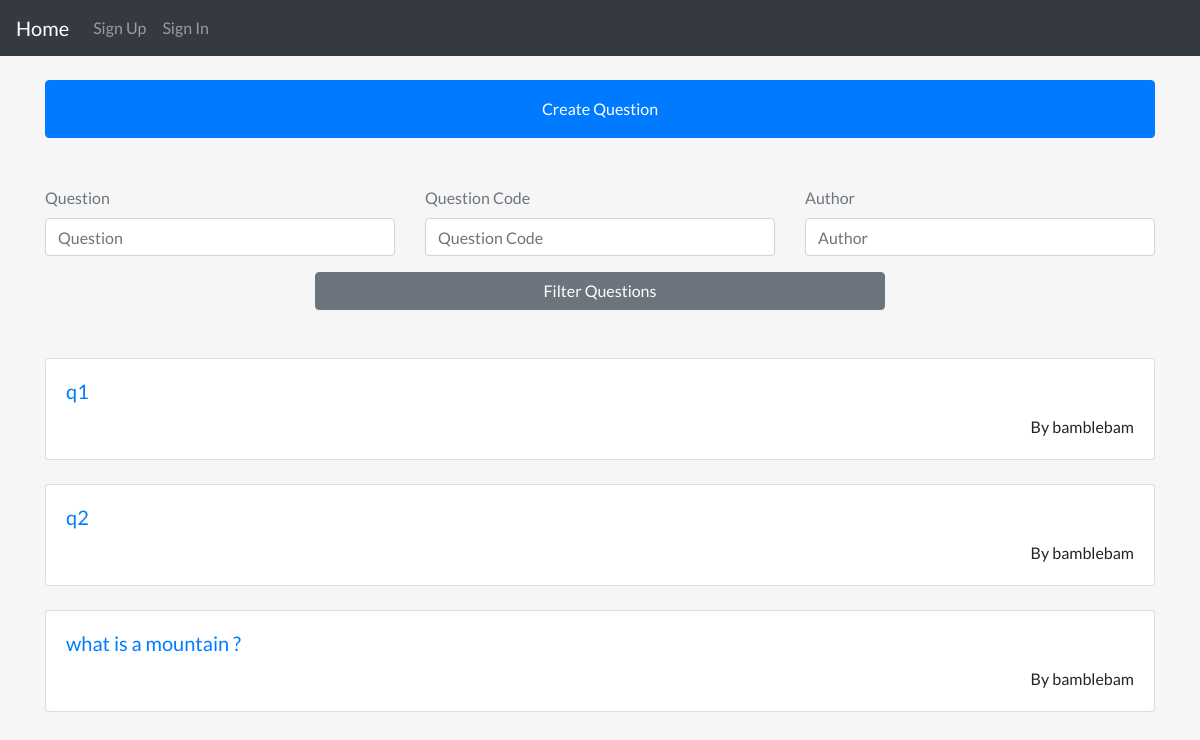
The app's page /quiz/ with its own data.
### quiz/models.py (models this page shows, shortened)
class Question(models.Model):
    author = models.ForeignKey(User, on_delete=models.CASCADE)
    title = models.CharField(max_length=200)
    model_answer = models.TextField(null=True)
    question_code = models.CharField(max_length=200, default=uuid4().hex[:6])
    slug = models.SlugField(max_length=255, null=True)
    date_added = models.DateTimeField(auto_now_add=True, null=True, blank=True)

### user_auth/models.py (models this page shows, shortened)
class User(AbstractUser):
    first_name = models.CharField(max_length=200, null=True, blank=True)
    last_name = models.CharField(max_length=200, null=True, blank=True)
    username = models.CharField(max_length=200, unique=True)
    email = models.CharField(max_length=200, unique=True)
    slug = models.SlugField()
    is_teacher = models.BooleanField(default=False)

### quiz/views.py (the view)
# urls.py: path("", views.QuestionListView.as_view(), name='quiz-home'),
class QuestionListView(FilterView):
    model = Question
    paginate_by = 10
    template_name = "quiz/question_home.html"
    filterset_class = QuestionFilter
    def get_context_data(self, **kwargs):
        context = super().get_context_data(**kwargs)
        request_copy = self.request.GET.copy()
        params = request_copy.pop('page', True) and request_copy.urlencode()
        context['params'] = params
        return context

### quiz/templates/quiz/question_home.html (shortened to what this page needs)
{% extends 'layouts/normal_page.html' %}
{% load widget_tweaks %}
{% block content %}
<div class="container mt-4">
  <a href="{% url 'new-question' %}" class="btn btn-primary w-100 p-3">Create Question</a>
</div>
<div class="container">
  <form action="" class="row my-5">
    <div class="form-group input-field col-lg-4">
      {{filter.form.title__icontains|add_class:"form-control"|attr:"placeholder:Question"|attr:"placeholder:Question"}}
      <label for="">Question</label>
    </div>
    <div class="form-group input-field col-lg-4">
      {{filter.form.question_code|add_class:"form-control"|attr:"placeholder:Question Code"}}
      <label for="">Question Code</label>
    </div>
    <div class="form-group input-field col-lg-4">
      {{filter.form.author|add_class:"form-control"|attr:"placeholder:Author"}}
      <label for="">Author</label>
    </div>
    <div class="w-100 d-flex justify-content-center">
      <button type="submit" class="btn btn-secondary w-50">Filter Questions</button>
    </div>
  </form>
</div>
<div class="container">
  {% for question in object_list %}
  <div class="card my-4 ques-card">
    <div class="card-body">
      <h5 class="card-title"><a href="{% url 'question' question.slug %}">{{question.title}}</a></h5>
      <p class="card-text text-right">By {{question.author}}</p>
    </div>
  </div>
  {% endfor %}
</div>
{% endblock %}

### static/css/normal_styles.css (style rules this page uses)
body, html { height: 100%; -webkit-box-sizing: border-box; box-sizing: border-box; background-color: #f6f6f6; font-family: "Lato", sans-serif; }
.input-field { display: -webkit-box; display: -ms-flexbox; display: flex; -webkit-box-orient: vertical; -webkit-box-direction: reverse; -ms-flex-direction: column-reverse; flex-direction: column-reverse; }
.input-field label { color: #6c757d; }

### records on screen
Question: title "q1", author "bamblebam"
Question: title "q2", author "bamblebam"
Question: title "what is a mountain ?", author "bamblebam"
